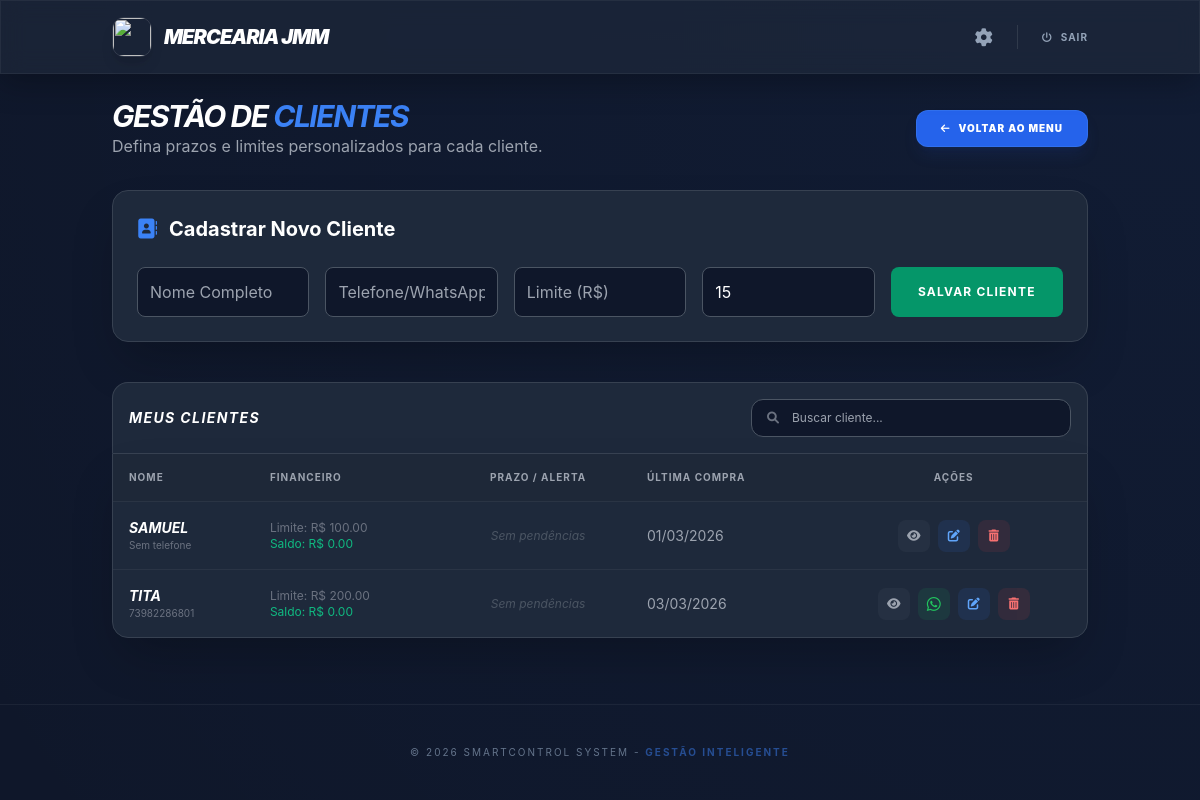
/gestao_clientes (signed in), run on the app's committed database.
### tables this page shows
CREATE TABLE clientes (
            id INTEGER PRIMARY KEY AUTOINCREMENT,
            nome TEXT NOT NULL,
            telefone TEXT,
            saldo_devedor REAL DEFAULT 0,
            permite_fiado INTEGER DEFAULT 1,
            limite_fiado REAL DEFAULT 0,
            data_ultima_compra TEXT,
            usuario_id INTEGER, prazo_pagamento INTEGER DEFAULT 15,
            FOREIGN KEY (usuario_id) REFERENCES usuarios (id)
        );

### app.py (the view, shortened to what this page needs)
@app.route('/clientes', methods=['GET', 'POST'])
@app.route('/gestao_clientes', methods=['GET', 'POST'])
def clientes():
    if 'usuario_id' not in session: return redirect(url_for('login'))
    usuario_id = session['usuario_id']
    conn = conectar_db()
    conn.row_factory = sqlite3.Row
    lista_c = conn.execute('SELECT * FROM clientes WHERE usuario_id = ? ORDER BY nome', (usuario_id,)).fetchall()
    hoje = datetime.now()
    clientes_formatados = []
    for c in lista_c:
        d = dict(c)
        if d.get('telefone'): d['link_zap'] = f"https://wa.me/55{''.join(filter(str.isdigit, str(d['telefone'])))}"
        venda_rec = conn.execute('SELECT MAX(data) FROM vendas WHERE cliente_id=? AND usuario_id=?', (d['id'], usuario_id)).fetchone()
        d['dias_atraso'], d['data_formatada'] = 0, "Sem compras"
        if venda_rec and venda_rec[0]:
            try:
                dt_v = datetime.strptime(venda_rec[0][:19], '%Y-%m-%d %H:%M:%S')
                d['data_formatada'] = dt_v.strftime('%d/%m/%Y')
                venc = dt_v + timedelta(days=int(d.get('prazo_pagamento') or 15))
                if hoje > venc and d.get('saldo_devedor', 0) > 0: d['dias_atraso'] = (hoje - venc).days
            except: pass
        clientes_formatados.append(d)
    conn.close()
    return render_template('clientes.html', clientes=clientes_formatados)

### models.py (called while the page is built)
def conectar_db():
    conn = sqlite3.connect(DATABASE, timeout=10)
    conn.row_factory = sqlite3.Row
    return conn

### templates/clientes.html (shortened to what this page needs)
{% extends 'layout.html' %}
{% block content %}
<div class="animate-fadeIn">
    <div class="flex flex-col md:flex-row justify-between items-center mb-8 gap-4">
        <div>
            <h2 class="text-3xl font-bold text-white uppercase italic tracking-tighter">Gestão de <span class="text-blue-500">Clientes</span></h2>
            <p class="text-gray-400">Defina prazos e limites personalizados para cada cliente.</p>
        </div>
        <div class="flex items-center space-x-3">
            <a href="{{ url_for('index') }}" class="bg-blue-600 hover:bg-blue-500 text-white font-black py-2.5 px-6 rounded-xl transition transform hover:scale-105 shadow-lg shadow-blue-900/20 border border-blue-400/20 uppercase text-[10px] tracking-widest flex items-center">
                <i class="fas fa-arrow-left mr-2"></i> Voltar ao Menu
            </a>
        </div>
    </div>
    <div id="form-cadastro" class="bg-[#1e293b] p-6 rounded-2xl border border-gray-700 mb-10 shadow-2xl">
        <h3 class="text-xl font-bold text-white mb-6 flex items-center">
            <i class="fas fa-address-book mr-3 text-blue-500"></i> Cadastrar Novo Cliente
        </h3>
        <form method="POST" class="grid grid-cols-1 md:grid-cols-5 gap-4">
            <input type="text" name="nome" placeholder="Nome Completo" class="bg-[#0f172a] border border-gray-600 rounded-lg p-3 text-white outline-none focus:border-blue-500" required>
            <input type="text" name="telefone" placeholder="Telefone/WhatsApp" class="bg-[#0f172a] border border-gray-600 rounded-lg p-3 text-white outline-none focus:border-blue-500">
            <input type="number" step="0.01" name="limite_credito" placeholder="Limite (R$)" class="bg-[#0f172a] border border-gray-600 rounded-lg p-3 text-white outline-none focus:border-blue-500">
            <input type="number" name="prazo_pagamento" placeholder="Prazo (Dias)" value="15" title="Prazo padrão de pagamento em dias" class="bg-[#0f172a] border border-gray-600 rounded-lg p-3 text-white outline-none focus:border-blue-500">
            <button type="submit" class="bg-emerald-600 hover:bg-emerald-700 text-white font-bold py-3 rounded-lg transition uppercase tracking-widest text-xs">
                Salvar Cliente
            </button>
        </form>
    </div>
    <div class="bg-[#1e293b] p-4 rounded-t-2xl border-x border-t border-gray-700 flex flex-col md:flex-row justify-between items-center gap-4">
        <h3 class="text-white font-bold uppercase italic text-sm tracking-widest">Meus Clientes</h3>
        <div class="relative w-full md:w-80">
            <i class="fas fa-search absolute left-4 top-1/2 -translate-y-1/2 text-gray-500 text-xs"></i>
            <input type="text" id="inputBusca" onkeyup="buscarCliente()" placeholder="Buscar cliente..."
                   class="w-full bg-[#0f172a] border border-gray-600 rounded-xl py-2.5 pl-10 pr-4 text-white text-xs outline-none focus:border-blue-500 transition">
        </div>
    </div>
    <div class="bg-[#1e293b] rounded-b-2xl border border-gray-700 shadow-2xl overflow-hidden">
        <div class="overflow-x-auto">
            <table class="w-full text-left" id="tabelaClientes">
                <thead class="bg-gray-800/50 text-gray-400 text-[10px] uppercase tracking-widest border-b border-gray-700">
                    <tr>
                        <th class="p-4">Nome</th>
                        <th class="p-4">Financeiro</th>
                        <th class="p-4 text-center">Prazo / Alerta</th>
                        <th class="p-4">Última Compra</th>
                        <th class="p-4 text-center">Ações</th>
                    </tr>
                </thead>
                <tbody class="text-gray-300">
                    {% for cliente in clientes %}
                    <tr class="border-t border-gray-700/50 hover:bg-white/5 transition">
                        <td class="p-4">
                            <div class="font-bold text-white uppercase italic text-sm">{{ cliente.nome }}</div>
                            <div class="text-[10px] text-gray-500">{{ cliente.telefone or 'Sem telefone' }}</div>
                        </td>
                        <td class="p-4 text-xs">
                            <span class="text-gray-500">Limite: R$ {{ "%.2f"|format(cliente.limite_fiado or 0) }}</span><br>
                            <span class="{% if cliente.saldo_devedor > 0 %}text-orange-400 font-bold{% else %}text-emerald-500{% endif %}">
                                Saldo: R$ {{ "%.2f"|format(cliente.saldo_devedor or 0) }}
                            </span>
                        </td>
                        <td class="p-4 text-center text-xs">
                            {% if cliente.saldo_devedor > 0 %}
                                <div class="text-[9px] text-gray-500 uppercase font-black mb-1">Prazo: {{ cliente.prazo_pagamento or 15 }} dias</div>
                                <span class="{% if cliente.dias_atraso > (cliente.prazo_pagamento or 15) %}text-red-500 animate-pulse font-black uppercase text-[11px]{% else %}text-orange-400 font-bold{% endif %}">
                                    {% if cliente.dias_atraso > (cliente.prazo_pagamento or 15) %}
                                        <i class="fas fa-exclamation-triangle mr-1"></i> Vencido: {{ cliente.dias_atraso }} dias
                                    {% else %}
                                        {{ cliente.dias_atraso }} dias de conta
                                    {% endif %}
                                </span>
                            {% else %}
                                <span class="text-gray-600 italic">Sem pendências</span>
                            {% endif %}
                        </td>
                        <td class="p-4 text-sm text-gray-400">{{ cliente.data_formatada }}</td>
                        <td class="p-4">
                            <div class="flex items-center justify-center space-x-2">
                                <a href="/cliente/{{ cliente.id }}" class="w-8 h-8 rounded-lg bg-gray-500/10 text-gray-400 hover:bg-blue-600 hover:text-white transition flex items-center justify-center" title="Ver Perfil">
                                    <i class="fas fa-eye text-xs"></i>
                                </a>
                                {% if cliente.telefone %}
                                <a href="{{ cliente.link_zap }}" target="_blank" class="w-8 h-8 rounded-lg bg-green-500/10 text-green-500 hover:bg-green-600 hover:text-white transition flex items-center justify-center" title="Cobrar WhatsApp">
                                    <i class="fab fa-whatsapp"></i>
                                </a>
                                {% endif %}
                                <button onclick="abrirModalEditarCliente('{{ cliente.id }}', '{{ cliente.nome }}', '{{ cliente.telefone }}', '{{ cliente.limite_fiado }}', '{{ cliente.prazo_pagamento or 15 }}')"
                                        class="w-8 h-8 rounded-lg bg-blue-500/10 text-blue-400 hover:bg-blue-500 hover:text-white transition flex items-center justify-center">
                                    <i class="fas fa-edit text-xs"></i>
                                </button>
                                <button onclick="confirmarExclusaoCliente('{{ cliente.id }}', '{{ cliente.nome }}')"
                                        class="w-8 h-8 rounded-lg bg-red-500/10 text-red-400 hover:bg-red-500 hover:text-white transition flex items-center justify-center">
                                    <i class="fas fa-trash-alt text-xs"></i>
                                </button>
                            </div>
                        </td>
                    </tr>
                    {% endfor %}
                </tbody>
            </table>
        </div>
    </div>
</div>
{% endblock %}

### templates/layout.html (style rules this page uses)
:root { --bg-deep: #0f172a; --card-slate: #1e293b; --border-soft: rgba(255, 255, 255, 0.08); }
body { background-color: var(--bg-deep); background-image: radial-gradient(circle at top right, rgba(59, 130, 246, 0.05), transparent); color: white; font-family: 'Inter', sans-serif; margin: 0; }
.animate-fadeIn { animation: fadeIn 0.4s ease-out; }

### data on the page
clientes: nome "SAMUEL", telefone "Sem telefone", limite_fiado "100.00", saldo_devedor "0.00", shows "Sem pendências", data_formatada "01/03/2026"
clientes: nome "TITA", telefone "73982286801", limite_fiado "200.00", saldo_devedor "0.00", shows "Sem pendências", data_formatada "03/03/2026"

### other printed values
{{ session.get('usuario_nome') }} "MERCEARIA JMM"
